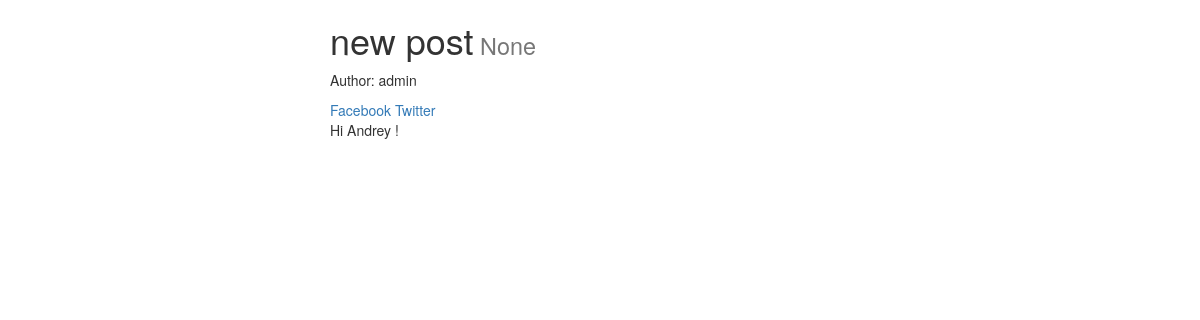
Page /posts/1/ on the earlier database version.
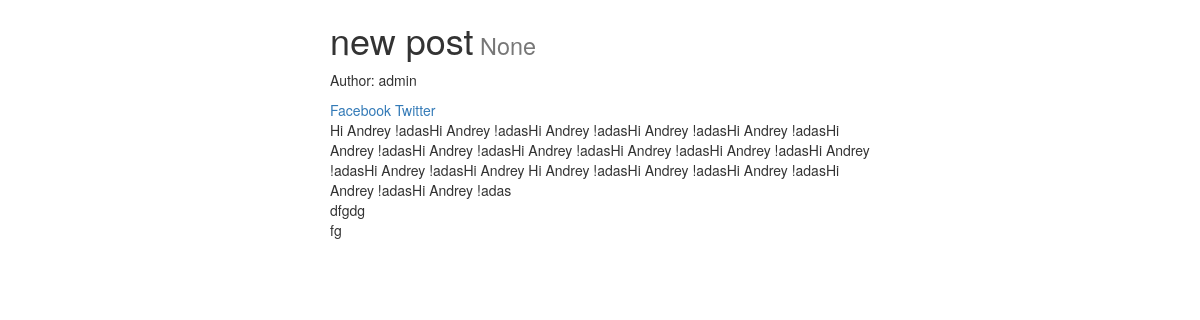
Same page on the later database version.
### posts/models.py (models this page shows, shortened)
class Post(models.Model):
    user = models.ForeignKey(settings.AUTH_USER_MODEL, default=1)
    title = models.CharField(max_length=50)
    slug = models.SlugField(unique=True)
    image = models.ImageField(upload_to=upload_location,
                              null=True, blank=True, width_field='width_field',
                              height_field='height_field')
    width_field = models.IntegerField(default=0)
    height_field = models.IntegerField(default=0)
    content = models.TextField()
    draft = models.BooleanField(default=False)
    publish = models.DateTimeField(auto_now=False, auto_now_add=False)
    timestamp = models.DateTimeField(auto_now=False, auto_now_add=True)
    updated = models.DateTimeField(auto_now=True, auto_now_add=False)
    class Meta:
        ordering = ['-timestamp', '-updated']

### posts/views.py (the view)
# urls.py: url(r'^(?P<id>\d+)/$', views.post_detail, name='detail'),
def post_detail(request, id=None):
    instance = get_object_or_404(Post, id=id)
    share_string = quote_plus(instance.content)
    context = {'title': instance.title,
               'instance': instance,
               'share_string': share_string,
               }
    return render(request, 'post_detail.html', context)

### posts/templatetags/urlify.py (called while the page is built)
@register.filter
def urlify(value):
    return quote_plus(value)

### templates/post_detail.html (shortened to what this page needs)
{% extends 'base.html' %}
{% load urlify %}
{% block content %}
    <div class="col-sm-6 col-sm-offset-3">
    <h1>{{ title }}<small> {{ instance.publish }}</small></h1>
        <p>Author: {{ instance.user }}</p>
        <a href="https://www.facebook.com/sharer/sharer.php?u {{ request.build_absolute_uri }}">
            Facebook
        </a>
        <a href="https://twitter.com/home?status= {{ instance.content|urlify }}%20{{ request.build_absolute_uri }}">
            Twitter
        </a>
        {{ instance.content|linebreaks }}<br/>
    </div>
{% endblock content%}

### templates/base.html (shortened to what this page needs)
{% load staticfiles %}
<!DOCTYPE html>
<html lang="en">
<head>
<link rel="stylesheet" href="{% static 'css/base.css' %}">
    <link rel="stylesheet" href="https://maxcdn.bootstrapcdn.com/bootstrap/3.3.7/css/bootstrap.min.css">
    <link rel="stylesheet" href="https://maxcdn.bootstrapcdn.com/bootstrap/3.3.7/css/bootstrap-theme.min.css">
</head>
<body>
<div class="container">
    {%block content %}
    {% endblock content %}
</div>
</body>
</html>

### static/css/base.css (style rules this page uses)
h1 { color: orangered; }

Differences in the rows shown:
changed Post "new post": content "Hi Andrey !" → "Hi Andrey !adasHi Andrey !adasHi Andrey !adasHi Andrey !adasHi Andrey !adasHi Andrey !adasHi Andrey !adasHi Andrey !adasHi Andrey !adasHi Andrey !adasHi Andrey !adasHi Andrey !adasHi Andrey Hi Andrey !adasHi Andrey !adasHi Andrey !adasHi Andrey !adasHi Andrey !adas dfgdg fg"
